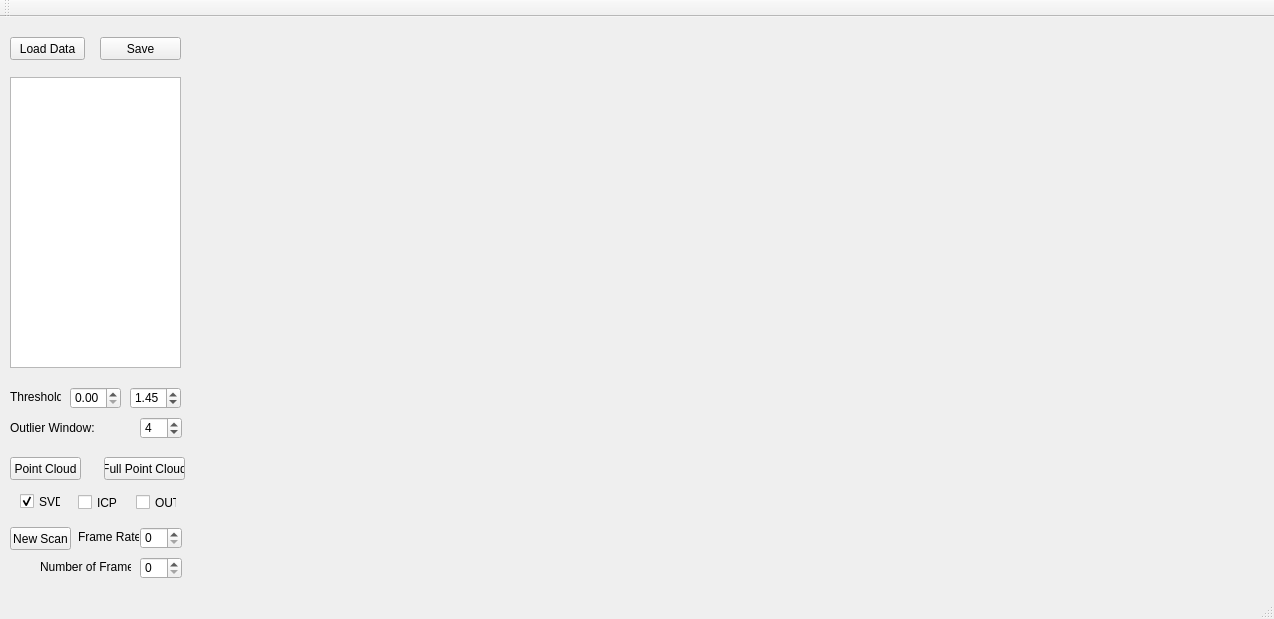
<?xml version="1.0" encoding="UTF-8"?>
<ui version="4.0">
 <class>MainWindow</class>
 <widget class="QMainWindow" name="MainWindow">
  <property name="geometry">
   <rect>
    <x>0</x>
    <y>0</y>
    <width>1274</width>
    <height>619</height>
   </rect>
  </property>
  <property name="windowTitle">
   <string>Kinect based 3D Reconstruction</string>
  </property>
  <property name="windowIcon">
   <iconset>
    <normaloff>../icono.ico.png</normaloff>../icono.ico.png</iconset>
  </property>
  <widget class="QWidget" name="centralWidget">
   <widget class="QLabel" name="DisplayImagelabel">
    <property name="geometry">
     <rect>
      <x>200</x>
      <y>20</y>
      <width>1061</width>
      <height>541</height>
     </rect>
    </property>
    <property name="text">
     <string/>
    </property>
    <property name="pixmap">
     <pixmap>../kinect-drawing.png</pixmap>
    </property>
    <property name="scaledContents">
     <bool>false</bool>
    </property>
    <property name="alignment">
     <set>Qt::AlignCenter</set>
    </property>
   </widget>
   <widget class="QPushButton" name="PbtnNewScan">
    <property name="geometry">
     <rect>
      <x>10</x>
      <y>510</y>
      <width>61</width>
      <height>23</height>
     </rect>
    </property>
    <property name="text">
     <string>New Scan</string>
    </property>
   </widget>
   <widget class="QPushButton" name="PbtnSeePointCloud">
    <property name="geometry">
     <rect>
      <x>10</x>
      <y>440</y>
      <width>71</width>
      <height>23</height>
     </rect>
    </property>
    <property name="text">
     <string>Point Cloud</string>
    </property>
   </widget>
   <widget class="QPushButton" name="PbtnSeeFullPointCloud">
    <property name="geometry">
     <rect>
      <x>104</x>
      <y>440</y>
      <width>81</width>
      <height>23</height>
     </rect>
    </property>
    <property name="text">
     <string>Full Point Cloud</string>
    </property>
   </widget>
   <widget class="QLabel" name="FrameRateLabel">
    <property name="geometry">
     <rect>
      <x>78</x>
      <y>510</y>
      <width>61</width>
      <height>20</height>
     </rect>
    </property>
    <property name="text">
     <string>Frame Rate:</string>
    </property>
   </widget>
   <widget class="QSpinBox" name="FrameRate_spinBox">
    <property name="geometry">
     <rect>
      <x>140</x>
      <y>510</y>
      <width>42</width>
      <height>22</height>
     </rect>
    </property>
   </widget>
   <widget class="QPushButton" name="PbtnLoad">
    <property name="geometry">
     <rect>
      <x>10</x>
      <y>20</y>
      <width>75</width>
      <height>23</height>
     </rect>
    </property>
    <property name="text">
     <string>Load Data</string>
    </property>
   </widget>
   <widget class="QPushButton" name="PbtnSave">
    <property name="geometry">
     <rect>
      <x>100</x>
      <y>20</y>
      <width>81</width>
      <height>23</height>
     </rect>
    </property>
    <property name="text">
     <string>Save</string>
    </property>
   </widget>
   <widget class="QLabel" name="ThresholdLabel">
    <property name="geometry">
     <rect>
      <x>10</x>
      <y>370</y>
      <width>51</width>
      <height>20</height>
     </rect>
    </property>
    <property name="text">
     <string>Threshold:</string>
    </property>
   </widget>
   <widget class="QLabel" name="Outlier_label">
    <property name="geometry">
     <rect>
      <x>10</x>
      <y>403</y>
      <width>101</width>
      <height>16</height>
     </rect>
    </property>
    <property name="text">
     <string>Outlier Window:</string>
    </property>
   </widget>
   <widget class="QSpinBox" name="Outlier_spinBox">
    <property name="geometry">
     <rect>
      <x>140</x>
      <y>400</y>
      <width>42</width>
      <height>22</height>
     </rect>
    </property>
    <property name="value">
     <number>4</number>
    </property>
   </widget>
   <widget class="QListWidget" name="listWidget">
    <property name="geometry">
     <rect>
      <x>10</x>
      <y>60</y>
      <width>171</width>
      <height>291</height>
     </rect>
    </property>
   </widget>
   <widget class="QLabel" name="FrameRateLabel_2">
    <property name="geometry">
     <rect>
      <x>40</x>
      <y>540</y>
      <width>91</width>
      <height>20</height>
     </rect>
    </property>
    <property name="text">
     <string>Number of Frames:</string>
    </property>
   </widget>
   <widget class="QSpinBox" name="num_frames_spinBox">
    <property name="geometry">
     <rect>
      <x>140</x>
      <y>540</y>
      <width>42</width>
      <height>22</height>
     </rect>
    </property>
   </widget>
   <widget class="QCheckBox" name="svd_checkBox">
    <property name="geometry">
     <rect>
      <x>20</x>
      <y>476</y>
      <width>41</width>
      <height>17</height>
     </rect>
    </property>
    <property name="text">
     <string>SVD</string>
    </property>
    <property name="checked">
     <bool>true</bool>
    </property>
   </widget>
   <widget class="QCheckBox" name="icp_checkBox">
    <property name="geometry">
     <rect>
      <x>78</x>
      <y>477</y>
      <width>41</width>
      <height>17</height>
     </rect>
    </property>
    <property name="text">
     <string>ICP</string>
    </property>
   </widget>
   <widget class="QDoubleSpinBox" name="thresholdSpinBox_min">
    <property name="geometry">
     <rect>
      <x>70</x>
      <y>370</y>
      <width>51</width>
      <height>22</height>
     </rect>
    </property>
   </widget>
   <widget class="QDoubleSpinBox" name="thresholdSpinBox_max">
    <property name="geometry">
     <rect>
      <x>130</x>
      <y>370</y>
      <width>51</width>
      <height>22</height>
     </rect>
    </property>
    <property name="value">
     <double>1.450000000000000</double>
    </property>
   </widget>
   <widget class="QCheckBox" name="outrem_3d_checkBox">
    <property name="geometry">
     <rect>
      <x>136</x>
      <y>477</y>
      <width>41</width>
      <height>17</height>
     </rect>
    </property>
    <property name="text">
     <string>OUT</string>
    </property>
   </widget>
   <zorder>PbtnNewScan</zorder>
   <zorder>PbtnSeePointCloud</zorder>
   <zorder>PbtnSeeFullPointCloud</zorder>
   <zorder>FrameRateLabel</zorder>
   <zorder>FrameRate_spinBox</zorder>
   <zorder>PbtnLoad</zorder>
   <zorder>PbtnSave</zorder>
   <zorder>ThresholdLabel</zorder>
   <zorder>Outlier_label</zorder>
   <zorder>Outlier_spinBox</zorder>
   <zorder>DisplayImagelabel</zorder>
   <zorder>listWidget</zorder>
   <zorder>FrameRateLabel_2</zorder>
   <zorder>num_frames_spinBox</zorder>
   <zorder>svd_checkBox</zorder>
   <zorder>icp_checkBox</zorder>
   <zorder>thresholdSpinBox_min</zorder>
   <zorder>thresholdSpinBox_max</zorder>
   <zorder>outrem_3d_checkBox</zorder>
  </widget>
  <widget class="QMenuBar" name="menuBar">
   <property name="geometry">
    <rect>
     <x>0</x>
     <y>0</y>
     <width>1274</width>
     <height>21</height>
    </rect>
   </property>
  </widget>
  <widget class="QToolBar" name="mainToolBar">
   <attribute name="toolBarArea">
    <enum>TopToolBarArea</enum>
   </attribute>
   <attribute name="toolBarBreak">
    <bool>false</bool>
   </attribute>
  </widget>
  <widget class="QStatusBar" name="statusBar"/>
 </widget>
 <layoutdefault spacing="6" margin="11"/>
 <resources/>
 <connections/>
</ui>
